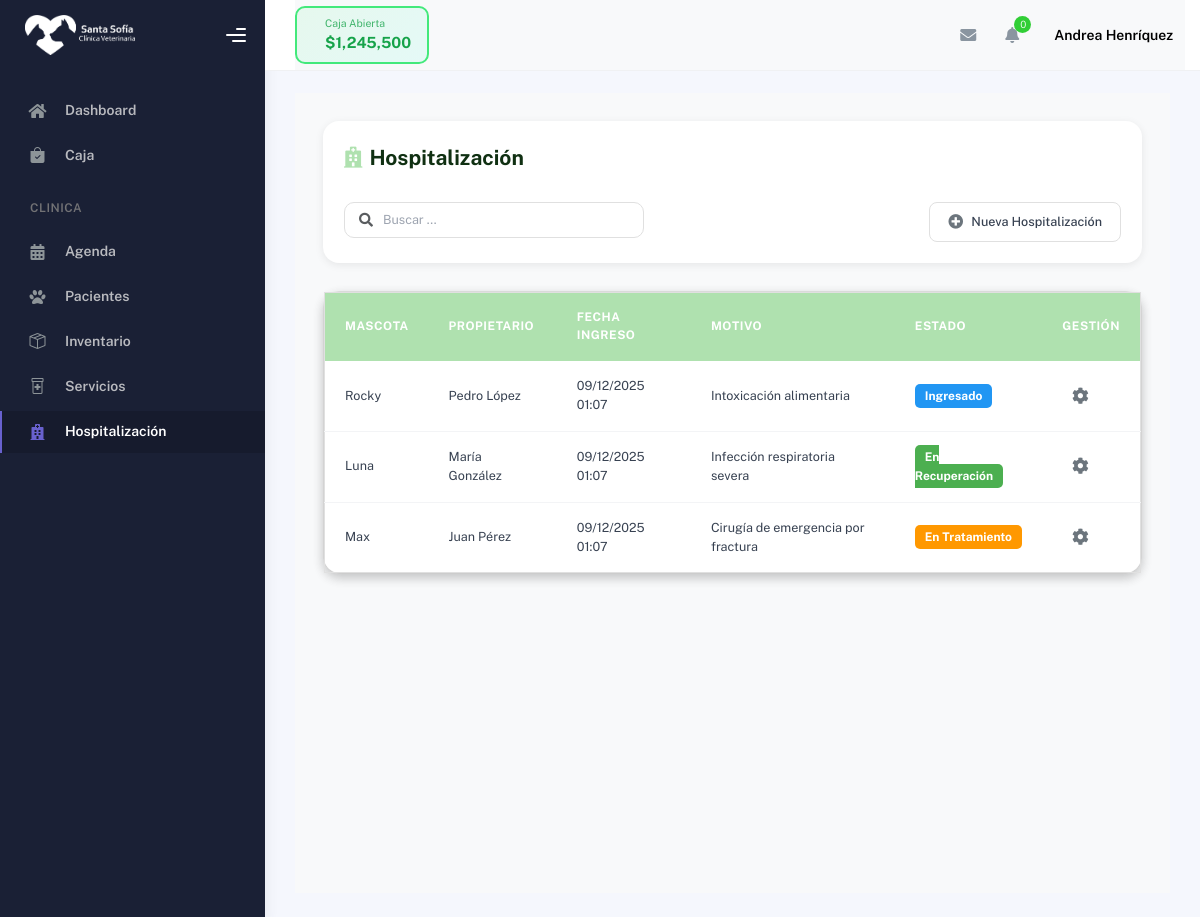
/hospital/hospitalizacion/ (signed in), run on the app's committed database.
### cuentas/models.py (models this page shows, shortened)
class CustomUser(AbstractBaseUser, PermissionsMixin):
    ROLES = [
        ('administracion', 'Administración'),
        ('veterinario', 'Veterinario'),
        ('recepcion', 'Recepción'),
    ]
    rut = models.CharField(max_length=12, unique=True, verbose_name="RUT")
    username = models.CharField(max_length=20, unique=True, editable=False)
    nombre = models.CharField(max_length=50)
    apellido = models.CharField(max_length=50)
    correo = models.EmailField(unique=True)
    telefono = models.CharField(max_length=20, blank=True, null=True)
    direccion = models.CharField(max_length=255, blank=True, null=True)
    tipo_contrato = models.CharField(max_length=50, blank=True, null=True)
    rol = models.CharField(max_length=20, choices=ROLES, default='recepcion', verbose_name="Rol")
    is_staff = models.BooleanField(default=False)
    is_active = models.BooleanField(default=True)
    date_joined = models.DateTimeField(default=timezone.now)
    objects = CustomUserManager()
    USERNAME_FIELD = 'rut'
    REQUIRED_FIELDS = ['correo', 'nombre', 'apellido']
    def get_rol_display_custom(self):
        if self.is_staff and self.is_superuser:
            return 'Administración'
        return self.get_rol_display()

### hospital/models.py (models this page shows, shortened)
class Hospitalizacion(models.Model):
    ESTADO_CHOICES = [
        ('ingresado', 'Ingresado'),
        ('en_tratamiento', 'En Tratamiento'),
        ('recuperacion', 'En Recuperación'),
        ('alta', 'Alta'),
    ]
    idMascota = models.ForeignKey(Paciente, on_delete=models.CASCADE)
    fecha_ingreso = models.DateTimeField(auto_now_add=True)
    fecha_alta = models.DateTimeField(null=True, blank=True)
    motivo = models.TextField()
    diagnostico = models.TextField(blank=True, null=True)
    tratamiento = models.TextField(blank=True, null=True)
    estado_hosp = models.CharField(max_length=20, choices=ESTADO_CHOICES, default='ingresado')
    observaciones = models.TextField(blank=True, null=True)
    class Meta:
        verbose_name = 'Hospitalización'
        verbose_name_plural = 'Hospitalizaciones'
        ordering = ['-fecha_ingreso']

### pacientes/models.py (models this page shows, shortened)
class Paciente(models.Model):
    SEXO_CHOICES = [
        ('M', 'Macho'),
        ('H', 'Hembra'),
    ]
    nombre = models.CharField(max_length=100)
    especie = models.CharField(max_length=50)
    raza = models.CharField(max_length=100, blank=True, null=True)
    sexo = models.CharField(max_length=1, choices=SEXO_CHOICES)
    color = models.CharField(max_length=50, blank=True, null=True)
    microchip = models.CharField(max_length=50, blank=True, null=True)
    fecha_nacimiento = models.DateField(null=True, blank=True, verbose_name="Fecha de nacimiento")
    edad_anos = models.IntegerField(null=True, blank=True, verbose_name="Edad en años")
    edad_meses = models.IntegerField(null=True, blank=True, verbose_name="Edad en meses")
    ultimo_peso = models.DecimalField(max_digits=5, decimal_places=2, blank=True, null=True)
    observaciones = models.TextField(blank=True, null=True)
    propietario = models.ForeignKey('Propietario', on_delete=models.CASCADE, related_name='pacientes')
    activo = models.BooleanField(default=True)
    fecha_registro = models.DateTimeField(auto_now_add=True)
    fecha_ultima_modificacion = models.DateTimeField(auto_now=True)
    fecha_ultimo_control = models.DateField(blank=True, null=True)
    class Meta:
        verbose_name = "Paciente"
        verbose_name_plural = "Pacientes"
        ordering = ['-fecha_registro']

class Propietario(models.Model):
    nombre = models.CharField(max_length=100)
    apellido = models.CharField(max_length=100)
    telefono = models.CharField(max_length=20, blank=True, null=True)
    email = models.EmailField(blank=True, null=True)
    direccion = models.TextField(blank=True, null=True)
    fecha_registro = models.DateTimeField(auto_now_add=True)
    class Meta:
        verbose_name = "Propietario"
        verbose_name_plural = "Propietarios"
        ordering = ['apellido', 'nombre']

### hospital/views.py (the view)
# urls.py: path('hospitalizacion/', views.hospital_view, name='hospital_view'),
@login_required
def hospital_view(request):
    hospitalizaciones = Hospitalizacion.objects.select_related('idMascota', 'idMascota__propietario').all().order_by('-fecha_ingreso')
    return render(request, 'hospital/hospitalizacion.html', {
        'hospitalizaciones': hospitalizaciones
    })

### hospital/templates/hospital/hospitalizacion.html (shortened to what this page needs)
{% extends "partials/base_table.html" %}
{% load static %}
{% block table_title %}
<i class="fas fa-hospital"></i> Hospitalización
{% endblock %}
{% block table_buttons %}
<button type="button" onclick="abrirModalNuevaHospitalizacion()">
    <i class="fas fa-plus-circle"></i> Nueva Hospitalización
</button>
{% endblock %}
{% block table_columns %}
<th>Mascota</th>
<th>Propietario</th>
<th>Fecha Ingreso</th>
<th>Motivo</th>
<th>Estado</th>
<th>Gestión</th>
{% endblock %}
{% block table_rows %}
{% for hosp in hospitalizaciones %}
<tr>
    <td>{{ hosp.idMascota.nombre }}</td>
    <td>{{ hosp.idMascota.propietario.nombre }} {{ hosp.idMascota.propietario.apellido }}</td>
    <td>{{ hosp.fecha_ingreso|date:"d/m/Y H:i" }}</td>
    <td>{{ hosp.motivo|truncatewords:10 }}</td>
    <td>
        <span class="estado-badge estado-{{ hosp.estado_hosp }}">
            {{ hosp.get_estado_hosp_display }}
        </span>
    </td>
    <td>
        <div class="manage-wheel">
            <button type="button" onclick="toggleWheel(this)">
                <i class="fas fa-cog"></i>
            </button>
        </div>
    </td>
</tr>
{% empty %}
<tr>
    <td colspan="6">No hay hospitalizaciones registradas.</td>
</tr>
{% endfor %}
{% endblock %}

### templates/partials/topbar.html (shortened to what this page needs)
{% load static %}
<div class="main-header">
    <nav class="navbar navbar-header navbar-header-transparent navbar-expand-lg border-bottom">
        <div class="container-fluid">
            <nav class="navbar navbar-header-left navbar-expand-lg p-0 d-none d-lg-flex">
                <div class="cash-status-btn open" id="cashStatusBtn" onclick="toggleCashRegister()">
                    <div class="status-info">
                        <h6 id="cashStatusLabel">Caja Abierta</h6>
                        <div class="amount" id="cashAmount">$1,245,500</div>
                    </div>
                </div>
            </nav>
            <ul class="navbar-nav topbar-nav ms-md-auto align-items-center">
                <li class="nav-item topbar-icon dropdown hidden-caret">
                    <a class="nav-link dropdown-toggle" href="#" id="messageDropdown" role="button"
                        data-bs-toggle="dropdown" aria-haspopup="true" aria-expanded="false">
                        <i class="fa fa-envelope"></i>
                    </a>
                </li>
                <li class="nav-item topbar-icon dropdown hidden-caret">
                    <a class="nav-link dropdown-toggle" href="#" id="notifDropdown" role="button"
                        data-bs-toggle="dropdown" aria-haspopup="true" aria-expanded="false">
                        <i class="fa fa-bell"></i>
                        <span class="notification">0</span>
                    </a>
                </li>
                <li class="nav-item topbar-user dropdown hidden-caret">
                    <a class="dropdown-toggle profile-pic" data-bs-toggle="dropdown" href="#" aria-expanded="false">
                        <span class="profile-username">
                            <span class="fw-bold">{{ user.nombre }} {{ user.apellido }}</span>
                        </span>
                    </a>
                </li>
            </ul>
        </div>
    </nav>
</div>

### static/css/dashboard_style.css (style rules this page uses)
:root { --primary-color: #afe1af; --primary-hover: #89c57c; --text-dark: #103012; }

### static/css/base/vet-custom.css (style rules this page uses)
:root { --primary-color: #1e88e5; --primary-hover: #1565c0; --danger-color: #e53935; --danger-hover: #c62828; --success-color: #43a047; --success-hover: #2e7d32; --text-dark: #212121; --text-light: #757575; --bg-light: #f5f5f5; --border-color: #e0e0e0; }

### static/css/base/modals_base.css (style rules this page uses)
:root { --primary-color: #afe1af; --primary-hover: #89c57c; --text-dark: #103012; --bg-light: #f8f9fa; --border-color: #e0e0e0; --shadow-sm: 0 2px 8px rgba(0, 0, 0, 0.08); --shadow-md: 0 4px 12px rgba(0, 0, 0, 0.12); --grey: #afafaf; --grey-hover: #a8a8a8; --z-sidebar: 200; --z-navbar: 100; --z-modal-backdrop: 999998; --z-modal: 999999; }
.navbar, .header, .main-header, .topbar { z-index: 100 !important; }

### static/css/base/tables_base.css (style rules this page uses)
:root { --primary-color: #afe1af; --primary-hover: #89c57c; --text-dark: #103012; --bg-light: #f8f9fa; --border-color: #e0e0e0; --shadow-sm: 0 2px 8px rgba(0, 0, 0, 0.08); --shadow-md: 0 4px 12px rgba(0, 0, 0, 0.12); }
.container-fluid { padding: 2rem; background: var(--bg-light); min-height: 100vh; }
.table-header h4 i, .table-header-grid h4 i { color: var(--primary-color); }
.table-action-buttons button { width: 100% !important; justify-content: flex-end !important; all: unset !important; display: flex !important; align-items: center !important; gap: 8px !important; padding: 10px 18px !important; font-weight: 500 !important; font-size: 0.9rem !important; border-radius: 8px !important; transition: all 0.25s ease !important; background: white !important; border: 1.5px solid #e0e0e0 !important; color: #374151 !important; cursor: pointer !important; user-select: none !important; box-sizing: border-box !important; white-space: nowrap !important; }
.table-action-buttons button i { font-size: 15px !important; color: #6c757d !important; transition: color 0.25s ease !important; }
.vet-table th { padding: 16px 20px !important; text-align: left !important; font-size: 0.85rem !important; font-weight: 700 !important; text-transform: uppercase !important; letter-spacing: 0.5px !important; border: none !important; }
.vet-table td { padding: 16px 20px !important; text-align: left !important; border-bottom: 1px solid #f3f4f6 !important; font-size: 0.9rem !important; color: #374151 !important; position: relative !important; overflow: visible !important; }
.vet-table tbody tr { transition: all 0.2s ease !important; position: relative !important; overflow: visible !important; }
.vet-table tbody tr:last-child td { border-bottom: none !important; }
.manage-wheel { position: relative; display: inline-block; }
.manage-wheel > button { background: none !important; border: none !important; border-radius: 0 !important; width: 36px !important; height: 36px !important; display: flex !important; align-items: center !important; justify-content: center !important; color: #6c757d !important; font-size: 1.2rem !important; cursor: pointer !important; transition: background 0.2s, color 0.2s, border-color 0.2s, transform 0.3s; box-shadow: none !important; transform: rotate(0deg); }

### hospital/templates/hospital/hospitalizacion.html (style rules this page uses)
.estado-badge { padding: 5px 10px; border-radius: 5px; font-size: 12px; font-weight: bold; }
.estado-ingresado { background: #2196F3; color: white; }
.estado-en_tratamiento { background: #FF9800; color: white; }
.estado-recuperacion { background: #4CAF50; color: white; }

### templates/partials/topbar.html (style rules this page uses)
.main-header { z-index: 10!important; }
.navbar-header-left .cash-status-btn { margin: 0; }
.cash-status-btn { display: flex; align-items: center; gap: 12px; padding: 8px 16px; border-radius: 10px; border: 2px solid; font-weight: 600; transition: all 0.3s ease; cursor: pointer; }
.cash-status-btn.open { background: linear-gradient(135deg, rgba(67, 233, 123, 0.1) 0%, rgba(56, 249, 215, 0.1) 100%); border-color: #43e97b; color: #16a34a; }
.cash-status-btn .status-info h6 { margin: 0; font-size: 0.75rem; opacity: 0.8; }
.cash-status-btn .status-info .amount { margin: 0; font-size: 1.1rem; font-weight: 700; }

### data on the page
CustomUser: nombre "Andrea", apellido "Henríquez"
Hospitalizacion: idMascota.nombre "Rocky", idMascota.propietario.nombre "Pedro", idMascota.propietario.apellido "López", fecha_ingreso "09/12/2025 01:07", motivo "Intoxicación alimentaria", estado_hosp "Ingresado"
Hospitalizacion: idMascota.nombre "Luna", idMascota.propietario.nombre "María", idMascota.propietario.apellido "González", fecha_ingreso "09/12/2025 01:07", motivo "Infección respiratoria severa", estado_hosp "En Recuperación"
Hospitalizacion: idMascota.nombre "Max", idMascota.propietario.nombre "Juan", idMascota.propietario.apellido "Pérez", fecha_ingreso "09/12/2025 01:07", motivo "Cirugía de emergencia por fractura", estado_hosp "En Tratamiento"
